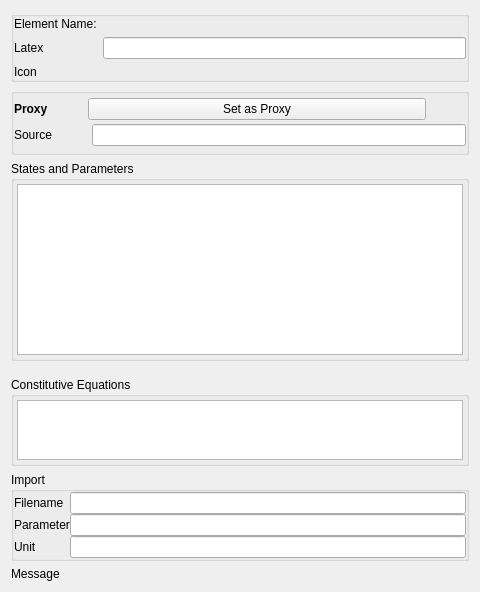
<?xml version="1.0" encoding="UTF-8"?>
<ui version="4.0">
 <class>BGBasicElementAnnotationTable</class>
 <widget class="QWidget" name="BGBasicElementAnnotationTable">
  <property name="geometry">
   <rect>
    <x>0</x>
    <y>0</y>
    <width>480</width>
    <height>592</height>
   </rect>
  </property>
  <property name="windowTitle">
   <string>Form</string>
  </property>
  <layout class="QVBoxLayout" name="verticalLayout_6" stretch="1,5,2,0,0,0,1">
   <item>
    <widget class="QGroupBox" name="elementsGB">
     <property name="title">
      <string/>
     </property>
     <layout class="QVBoxLayout" name="verticalLayout_3">
      <property name="leftMargin">
       <number>0</number>
      </property>
      <property name="topMargin">
       <number>0</number>
      </property>
      <property name="rightMargin">
       <number>0</number>
      </property>
      <property name="bottomMargin">
       <number>0</number>
      </property>
      <item>
       <layout class="QFormLayout" name="formLayout">
        <item row="0" column="0">
         <widget class="QLabel" name="label">
          <property name="text">
           <string>Element Name:</string>
          </property>
         </widget>
        </item>
        <item row="0" column="1">
         <widget class="QLabel" name="latexName">
          <property name="text">
           <string/>
          </property>
         </widget>
        </item>
        <item row="1" column="0">
         <widget class="QLabel" name="label_2">
          <property name="text">
           <string>Latex</string>
          </property>
         </widget>
        </item>
        <item row="1" column="1">
         <widget class="QLineEdit" name="latexform"/>
        </item>
        <item row="2" column="0">
         <widget class="QLabel" name="iconLabel">
          <property name="text">
           <string>Icon</string>
          </property>
         </widget>
        </item>
        <item row="2" column="1">
         <widget class="QLabel" name="elementIcon">
          <property name="text">
           <string/>
          </property>
         </widget>
        </item>
       </layout>
      </item>
     </layout>
    </widget>
   </item>
   <item>
    <widget class="QGroupBox" name="proxyGB">
     <property name="title">
      <string/>
     </property>
     <property name="flat">
      <bool>true</bool>
     </property>
     <layout class="QVBoxLayout" name="verticalLayout_5">
      <property name="spacing">
       <number>0</number>
      </property>
      <property name="leftMargin">
       <number>0</number>
      </property>
      <property name="topMargin">
       <number>0</number>
      </property>
      <property name="rightMargin">
       <number>0</number>
      </property>
      <property name="bottomMargin">
       <number>0</number>
      </property>
      <item>
       <layout class="QHBoxLayout" name="horizontalLayout_2" stretch="0,0,1,0">
        <item>
         <widget class="QLabel" name="proxyLabel">
          <property name="font">
           <font>
            <bold>true</bold>
           </font>
          </property>
          <property name="text">
           <string>Proxy</string>
          </property>
         </widget>
        </item>
        <item>
         <spacer name="horizontalSpacer_2">
          <property name="orientation">
           <enum>Qt::Horizontal</enum>
          </property>
          <property name="sizeHint" stdset="0">
           <size>
            <width>40</width>
            <height>20</height>
           </size>
          </property>
         </spacer>
        </item>
        <item>
         <widget class="QPushButton" name="proxySetup">
          <property name="text">
           <string>Set as Proxy</string>
          </property>
         </widget>
        </item>
        <item>
         <spacer name="horizontalSpacer_3">
          <property name="orientation">
           <enum>Qt::Horizontal</enum>
          </property>
          <property name="sizeHint" stdset="0">
           <size>
            <width>40</width>
            <height>20</height>
           </size>
          </property>
         </spacer>
        </item>
       </layout>
      </item>
      <item>
       <layout class="QHBoxLayout" name="horizontalLayout" stretch="0,0,1">
        <item>
         <widget class="QLabel" name="bgsourcefileLabel">
          <property name="text">
           <string>Source</string>
          </property>
         </widget>
        </item>
        <item>
         <spacer name="horizontalSpacer">
          <property name="orientation">
           <enum>Qt::Horizontal</enum>
          </property>
          <property name="sizeType">
           <enum>QSizePolicy::Minimum</enum>
          </property>
          <property name="sizeHint" stdset="0">
           <size>
            <width>40</width>
            <height>20</height>
           </size>
          </property>
         </spacer>
        </item>
        <item>
         <widget class="QLineEdit" name="bgsourcefile">
          <property name="readOnly">
           <bool>true</bool>
          </property>
         </widget>
        </item>
       </layout>
      </item>
     </layout>
    </widget>
   </item>
   <item>
    <widget class="QGroupBox" name="parametersGB">
     <property name="minimumSize">
      <size>
       <width>0</width>
       <height>200</height>
      </size>
     </property>
     <property name="title">
      <string>States and Parameters</string>
     </property>
     <layout class="QVBoxLayout" name="verticalLayout">
      <property name="leftMargin">
       <number>3</number>
      </property>
      <property name="topMargin">
       <number>3</number>
      </property>
      <property name="rightMargin">
       <number>3</number>
      </property>
      <property name="bottomMargin">
       <number>3</number>
      </property>
      <item>
       <widget class="QTableView" name="parameters">
        <property name="minimumSize">
         <size>
          <width>0</width>
          <height>0</height>
         </size>
        </property>
        <property name="font">
         <font>
          <pointsize>8</pointsize>
         </font>
        </property>
        <property name="sortingEnabled">
         <bool>true</bool>
        </property>
       </widget>
      </item>
     </layout>
    </widget>
   </item>
   <item>
    <spacer name="verticalSpacer">
     <property name="orientation">
      <enum>Qt::Vertical</enum>
     </property>
     <property name="sizeType">
      <enum>QSizePolicy::Fixed</enum>
     </property>
     <property name="sizeHint" stdset="0">
      <size>
       <width>20</width>
       <height>10</height>
      </size>
     </property>
    </spacer>
   </item>
   <item>
    <widget class="QGroupBox" name="constitutiveEqGB">
     <property name="title">
      <string>Constitutive Equations</string>
     </property>
     <layout class="QVBoxLayout" name="verticalLayout_2">
      <property name="leftMargin">
       <number>3</number>
      </property>
      <property name="topMargin">
       <number>3</number>
      </property>
      <property name="rightMargin">
       <number>3</number>
      </property>
      <property name="bottomMargin">
       <number>3</number>
      </property>
      <item>
       <widget class="QTextEdit" name="constitutiveEq">
        <property name="maximumSize">
         <size>
          <width>16777215</width>
          <height>60</height>
         </size>
        </property>
        <property name="font">
         <font>
          <pointsize>8</pointsize>
          <bold>false</bold>
         </font>
        </property>
        <property name="readOnly">
         <bool>true</bool>
        </property>
       </widget>
      </item>
     </layout>
    </widget>
   </item>
   <item>
    <widget class="QGroupBox" name="importedParameterBox">
     <property name="title">
      <string>Import</string>
     </property>
     <layout class="QVBoxLayout" name="verticalLayout_4">
      <property name="spacing">
       <number>0</number>
      </property>
      <property name="leftMargin">
       <number>0</number>
      </property>
      <property name="topMargin">
       <number>0</number>
      </property>
      <property name="rightMargin">
       <number>0</number>
      </property>
      <property name="bottomMargin">
       <number>0</number>
      </property>
      <item>
       <layout class="QFormLayout" name="formLayout_2">
        <item row="0" column="0">
         <widget class="QLabel" name="label_3">
          <property name="text">
           <string>Filename</string>
          </property>
         </widget>
        </item>
        <item row="0" column="1">
         <widget class="QLineEdit" name="sourcefilename">
          <property name="readOnly">
           <bool>true</bool>
          </property>
         </widget>
        </item>
        <item row="1" column="0">
         <widget class="QLabel" name="label_4">
          <property name="text">
           <string>Parameter</string>
          </property>
         </widget>
        </item>
        <item row="1" column="1">
         <widget class="QLineEdit" name="importedParameter">
          <property name="readOnly">
           <bool>true</bool>
          </property>
         </widget>
        </item>
        <item row="2" column="0">
         <widget class="QLabel" name="label_5">
          <property name="text">
           <string>Unit</string>
          </property>
         </widget>
        </item>
        <item row="2" column="1">
         <widget class="QLineEdit" name="importedParameterUnit">
          <property name="readOnly">
           <bool>true</bool>
          </property>
         </widget>
        </item>
       </layout>
      </item>
     </layout>
    </widget>
   </item>
   <item>
    <widget class="QLabel" name="elementSelection">
     <property name="text">
      <string>Message</string>
     </property>
    </widget>
   </item>
  </layout>
 </widget>
 <resources/>
 <connections/>
</ui>
